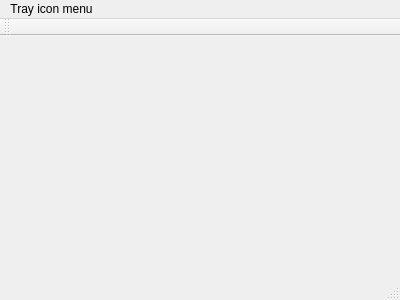
<?xml version="1.0" encoding="UTF-8"?>
<ui version="4.0">
 <class>MainWindow</class>
 <widget class="QMainWindow" name="MainWindow">
  <property name="geometry">
   <rect>
    <x>0</x>
    <y>0</y>
    <width>400</width>
    <height>300</height>
   </rect>
  </property>
  <property name="windowTitle">
   <string>MainWindow</string>
  </property>
  <widget class="QWidget" name="centralWidget"/>
  <widget class="QMenuBar" name="menuBar">
   <property name="geometry">
    <rect>
     <x>0</x>
     <y>0</y>
     <width>400</width>
     <height>23</height>
    </rect>
   </property>
   <widget class="QMenu" name="menuTray">
    <property name="title">
     <string>Tray icon menu</string>
    </property>
    <addaction name="actionTest"/>
    <addaction name="actionTest_2"/>
    <addaction name="actionTest_3"/>
   </widget>
   <addaction name="menuTray"/>
  </widget>
  <widget class="QToolBar" name="mainToolBar">
   <attribute name="toolBarArea">
    <enum>TopToolBarArea</enum>
   </attribute>
   <attribute name="toolBarBreak">
    <bool>false</bool>
   </attribute>
  </widget>
  <widget class="QStatusBar" name="statusBar"/>
  <action name="actionTest">
   <property name="text">
    <string>Test</string>
   </property>
  </action>
  <action name="actionTest_2">
   <property name="text">
    <string>Test 2</string>
   </property>
  </action>
  <action name="actionTest_3">
   <property name="text">
    <string>Test 3</string>
   </property>
  </action>
 </widget>
 <layoutdefault spacing="6" margin="11"/>
 <resources/>
 <connections/>
</ui>
